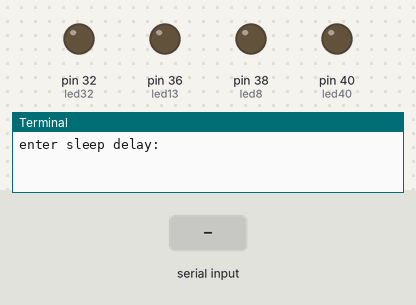
A program run on a simulated Raspberry Pi (header pin numbers). Shown: output pins drawn as LEDs (lit = HIGH), the last lines printed to the terminal. Inputs (shaded band) come from the test bench.

Above: at 1.2 s.
1.3 s: "5" typed at the terminal, then Enter
2.8 s: "90" typed at the terminal, then Enter
4.3 s: "200" typed at the terminal, then Enter
At 5.2 s:
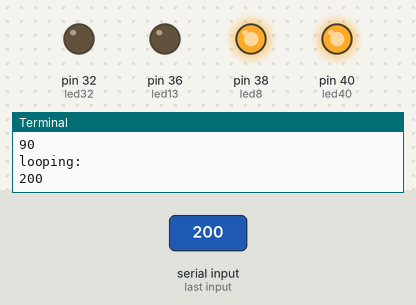
At 10.2 s:
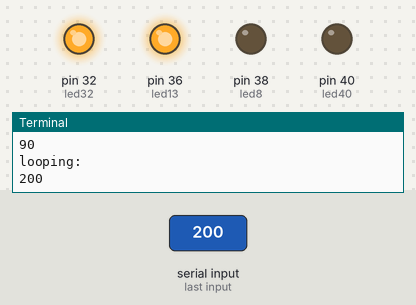
Timing chart, 0 to 11.7 s (numbered marks = the images above; inputs shaded):
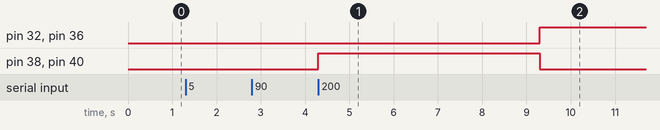

The program:

LED.py
```python
import RPi.GPIO as GPIO
import time
GPIO.setwarnings(False)
GPIO.setmode(GPIO.BOARD)
led13=36
led8=38
led40=40
led32=32
GPIO.setup(led13,GPIO.OUT) #blue
GPIO.setup(led8,GPIO.OUT) #blue
GPIO.setup(led40,GPIO.OUT) #blue
GPIO.setup(led32,GPIO.OUT) #blue

steven=float(input("enter sleep delay: "))
steven2=float(input("enter sleep2 delay: "))

sleven=int(input("looping: "))


def sleep(i):
    time.sleep(i)
def led(status1,status2,status3,status4):
    GPIO.output(led8,status1)
    GPIO.output(led13,status2)
    GPIO.output(led40,status3)
    GPIO.output(led32,status4)

for i in range(0,sleven):
    led(1,0,1,0)
    sleep(steven)
    led(0,1,0,1)
    sleep(steven2)
    led(1,0,1,0)

led(0,0,0,0)
```

Measured:
- after the input at 4.3 s, pin 32 (led32), pin 36 (led13): LOW → HIGH after 5.0 s; pin 38 (led8), pin 40 (led40): LOW → HIGH at once, → LOW 5.0 s later
